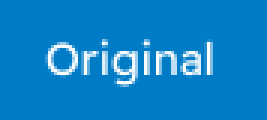
#> input picture final filter/img2.png, 89 x 40 px (shown 3 times larger); its folder holds only this picture in this run
$ python -i window.py   (imports and definitions only)
#> lines starting #> are read from the running program, lines starting #| are printed output that depends on the picture
from tkinter import *
import tkinter as tk
from tkinter import filedialog
from tkinter.filedialog import askopenfile
from pil import Image, ImageTk
import cv2


def upload_file():
    global img
    f_types = [('Jpg Files', '*.jpg')]
    filename = filedialog.askopenfilename(filetypes=f_types)
#> the answer given: img2.png
    image = cv2.imread(filename)
#> image is the input picture: shape (40, 89, 3); mean B, G, R 202.4, 132, 15.6
    resized1 = cv2.resize(image, (600, 680))
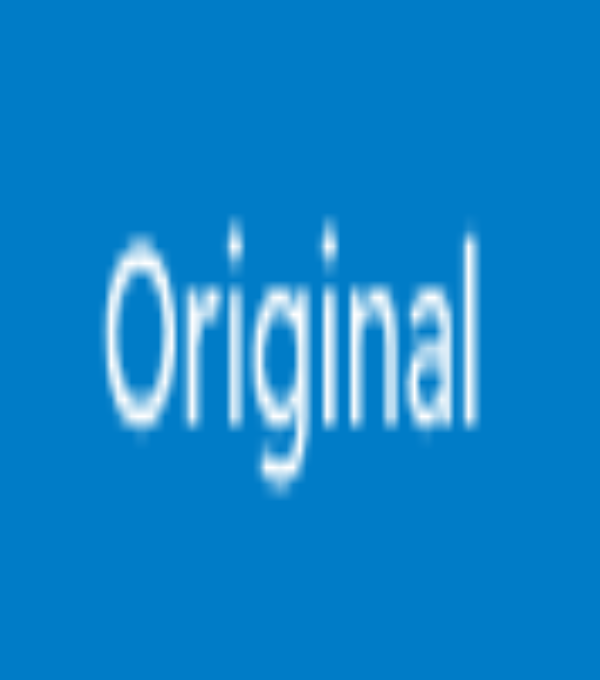
#> resized1: shape (680, 600, 3); mean B, G, R 202.4, 132, 15.6
    resizeshow = cv2.resize(image, (300, 300))
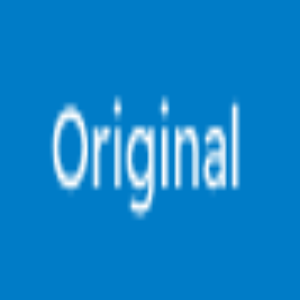
#> resizeshow: shape (300, 300, 3); mean B, G, R 202.4, 132, 15.6
    cv2.imshow('Image', resizeshow)


    # [11 lines left out: function fil1, not called in this run]

    b0 = Button(text="Gaussion", font="roboto 12 bold", relief="flat", bg="#007cc7", fg="#fff",command=fil1)
    b0.place(x=444, y=106, width=89, height=40)


    # [10 lines left out: function fil2, not called in this run]

    b1 = Button(text="Median", font="roboto 12 bold", relief="flat", bg="#007cc7", fg="#fff",command=fil2)
    b1.place(x=572, y=106,width=89,height=40)


    # [11 lines left out: function fil3, not called in this run]

    img2 = PhotoImage(file=f"img2.png")
    b2 = Button(text="Bilateral", font="roboto 12 bold", relief="flat", bg="#007cc7", fg="#fff",command=fil3)
    b2.place(x=444, y=205,width=89,height=40)


    # [11 lines left out: function fil4, not called in this run]

    img4 = PhotoImage(file=f"img4.png")
    b4 = Button(text="Gray", font="roboto 12 bold", relief="flat", bg="#007cc7", fg="#fff",command=fil4)
    b4.place(x=572, y=205,width=89,height=40)


# [4 lines not run here, left out]
# [8 lines that did not run here, left out]


# [1 line not run here, left out]

background_img = PhotoImage(file = f"background.png")
# [3 lines that did not run here, left out]


# [5 lines not run here, left out]


img5 = PhotoImage(file = f"img5.png")
select = Button(image = img5,borderwidth = 0,highlightthickness = 0,command = upload_file,relief = "flat")
# [5 lines not run here, left out]

>>> result = upload_file()

$ run again, on final filter/img5.png
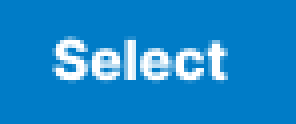
#> input picture final filter/img5.png, 74 x 31 px (shown 4 times larger)
#> in upload_file, image is the input picture: shape (31, 74, 3); mean B, G, R 204.4, 136.6, 24.6
#> in upload_file, `resized1 = cv2.resize(image, (600, 680))`:
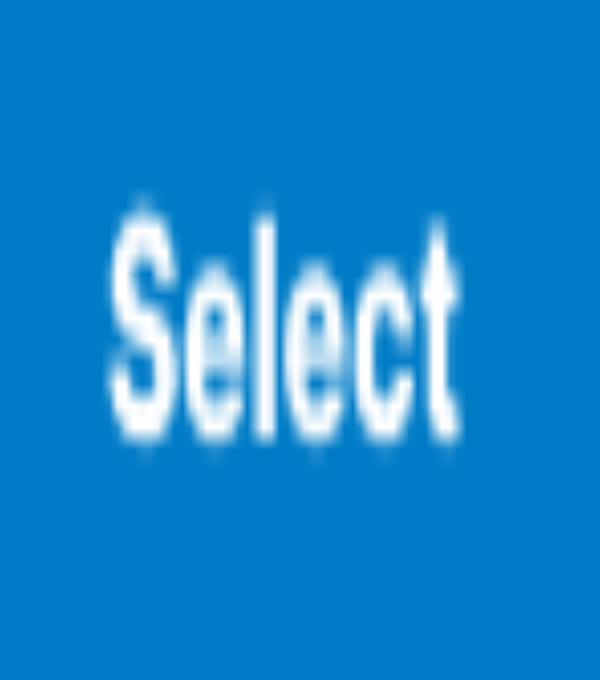
#> resized1: shape (680, 600, 3); mean B, G, R 204.4, 136.6, 24.5
#> in upload_file, `resizeshow = cv2.resize(image, (300, 300))`:
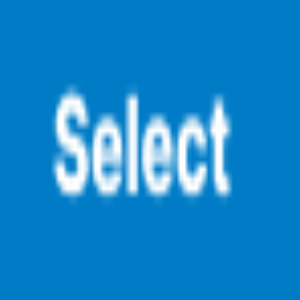
#> resizeshow: shape (300, 300, 3); mean B, G, R 204.4, 136.6, 24.5
